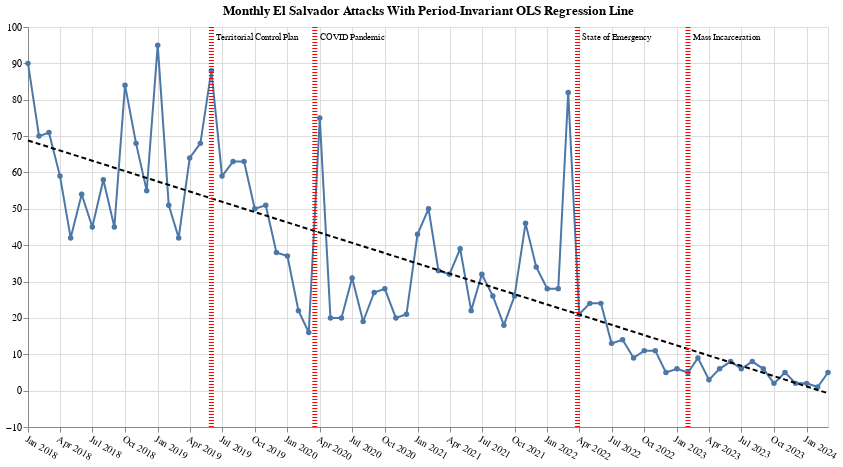

Write notebook code for a chart like this one.
### Code cell
# Only include El Salvador
attack_counts = attack_counts[attack_counts['country'].isin(['El Salvador'])]

# Prepare for OLS regression
attack_counts['quarter'] = pd.to_datetime(attack_counts['quarter'])
attack_counts = attack_counts.sort_values(['country', 'quarter'])
attack_counts['time_numeric'] = (attack_counts['quarter'] - attack_counts['quarter'].min()).dt.days

# Run OLS 
X = sm.add_constant(attack_counts['time_numeric'])
y = attack_counts['attack_count']
model = sm.OLS(y, X).fit()
attack_counts['ols_prediction'] = model.predict(X)

# Define policy interventions
policy_changes = pd.DataFrame({
    'policy_name': [
        'Territorial Control Plan', 
        'COVID Pandemic', 
        'State of Emergency',
        'Mass Incarceration'
    ],
    'policy_date': [
        '2019-06-01', 
        '2020-03-18',
        '2022-03-27',
        '2023-02-01'
    ]
})
policy_changes['policy_date'] = pd.to_datetime(policy_changes['policy_date'])

# Create the  chart
quarter_attacks_line_chart = alt.Chart(attack_counts).mark_line(point=True).encode(
    x=alt.X('quarter:T', title='', axis=alt.Axis(format='%b %Y', labelAngle=30, labelOverlap=False)),
    y=alt.Y('attack_count:Q', title=''),
    color=alt.Color('country:N', title='Country', legend = None)
).properties(
    title='Monthly El Salvador Attacks With Period-Invariant OLS Regression Line',
    width=700,
    height=400
)

# Add the OLS regression line
ols_line = alt.Chart(attack_counts).mark_line(color='black', strokeDash=[5, 3], strokeWidth=2).encode(
    x='quarter:T',
    y='ols_prediction:Q',
    tooltip=['quarter:T', 'ols_prediction:Q']
)

# Add vertical lines for policy interventions
policy_lines = alt.Chart(policy_changes).mark_rule(color='red', strokeDash=[1, 2], strokeWidth = 5).encode(
    x='policy_date:T',
    tooltip=['policy_name', 'policy_date']
)

# Add text labels for policy interventions
policy_labels = alt.Chart(policy_changes).mark_text(align='left', dx=5, dy=-190, fontSize=9).encode(
    x='policy_date:T',
    text='policy_name:N'
)

# Combine all layers
final_chart = quarter_attacks_line_chart + ols_line + policy_lines + policy_labels

# Display the chart
final_chart.display()

### Figure 1 — Vega-Lite specification as saved in the notebook (floating-point values rounded to 4 significant figures)
{"config": {"view": {"continuousWidth": 300, "continuousHeight": 300}}, "layer": [{"mark": {"type": "line", "point": true}, "encoding": {"color": {"field": "country", "legend": null, "title": "Country", "type": "nominal"}, "x": {"axis": {"format": "%b %Y", "labelAngle": 30, "labelOverlap": false}, "field": "quarter", "title": "", "type": "temporal"}, "y": {"field": "attack_count", "title": "", "type": "quantitative"}}, "title": "Monthly El Salvador Attacks With Period-Invariant OLS Regression Line"}, {"mark": {"type": "line", "color": "black", "strokeDash": [5, 3], "strokeWidth": 2}, "encoding": {"tooltip": [{"field": "quarter", "type": "temporal"}, {"field": "ols_prediction", "type": "quantitative"}], "x": {"field": "quarter", "type": "temporal"}, "y": {"field": "ols_prediction", "type": "quantitative"}}}, {"data": {"name": "data-9785c9687bd465c24e2dfd07e5703a07"}, "mark": {"type": "rule", "color": "red", "strokeDash": [1, 2], "strokeWidth": 5}, "encoding": {"tooltip": [{"field": "policy_name", "type": "nominal"}, {"field": "policy_date", "type": "temporal"}], "x": {"field": "policy_date", "type": "temporal"}}}, {"data": {"name": "data-9785c9687bd465c24e2dfd07e5703a07"}, "mark": {"type": "text", "align": "left", "dx": 5, "dy": -190, "fontSize": 9}, "encoding": {"text": {"field": "policy_name", "type": "nominal"}, "x": {"field": "policy_date", "type": "temporal"}}}], "data": {"name": "data-301af79c514a144ae4dbb23b0423d023"}, "height": 400, "width": 800, "$schema": "https://vega.github.io/schema/vega-lite/v5.20.1.json", "datasets": {"data-301af79c514a144ae4dbb23b0423d023": [{"country": "El Salvador", "quarter": "2018-01-01T00:00:00", "attack_count": 90, "time_numeric": 0, "ols_prediction": 68.8}, {"country": "El Salvador", "quarter": "2018-02-01T00:00:00", "attack_count": 70, "time_numeric": 31, "ols_prediction": 67.85}, {"country": "El Salvador", "quarter": "2018-03-01T00:00:00", "attack_count": 71, "time_numeric": 59, "ols_prediction": 66.98}, {"country": "El Salvador", "quarter": "2018-04-01T00:00:00", "attack_count": 59, "time_numeric": 90, "ols_prediction": 66.02}, {"country": "El Salvador", "quarter": "2018-05-01T00:00:00", "attack_count": 42, "time_numeric": 120, "ols_prediction": 65.1}, {"country": "El Salvador", "quarter": "2018-06-01T00:00:00", "attack_count": 54, "time_numeric": 151, "ols_prediction": 64.14}, {"country": "El Salvador", "quarter": "2018-07-01T00:00:00", "attack_count": 45, "time_numeric": 181, "ols_prediction": 63.21}, {"country": "El Salvador", "quarter": "2018-08-01T00:00:00", "attack_count": 58, "time_numeric": 212, "ols_prediction": 62.26}, {"country": "El Salvador", "quarter": "2018-09-01T00:00:00", "attack_count": 45, "time_numeric": 243, "ols_prediction": 61.3}, {"country": "El Salvador", "quarter": "2018-10-01T00:00:00", "attack_count": 84, "time_numeric": 273, "ols_prediction": 60.37}, {"country": "El Salvador", "quarter": "2018-11-01T00:00:00", "attack_count": 68, "time_numeric": 304, "ols_prediction": 59.42}, {"country": "El Salvador", "quarter": "2018-12-01T00:00:00", "attack_count": 55, "time_numeric": 334, "ols_prediction": 58.49}, {"country": "El Salvador", "quarter": "2019-01-01T00:00:00", "attack_count": 95, "time_numeric": 365, "ols_prediction": 57.53}, {"country": "El Salvador", "quarter": "2019-02-01T00:00:00", "attack_count": 51, "time_numeric": 396, "ols_prediction": 56.57}, {"country": "El Salvador", "quarter": "2019-03-01T00:00:00", "attack_count": 42, "time_numeric": 424, "ols_prediction": 55.71}, {"country": "El Salvador", "quarter": "2019-04-01T00:00:00", "attack_count": 64, "time_numeric": 455, "ols_prediction": 54.75}, {"country": "El Salvador", "quarter": "2019-05-01T00:00:00", "attack_count": 68, "time_numeric": 485, "ols_prediction": 53.83}, {"country": "El Salvador", "quarter": "2019-06-01T00:00:00", "attack_count": 88, "time_numeric": 516, "ols_prediction": 52.87}, {"country": "El Salvador", "quarter": "2019-07-01T00:00:00", "attack_count": 59, "time_numeric": 546, "ols_prediction": 51.94}, {"country": "El Salvador", "quarter": "2019-08-01T00:00:00", "attack_count": 63, "time_numeric": 577, "ols_prediction": 50.99}, {"country": "El Salvador", "quarter": "2019-09-01T00:00:00", "attack_count": 63, "time_numeric": 608, "ols_prediction": 50.03}, {"country": "El Salvador", "quarter": "2019-10-01T00:00:00", "attack_count": 50, "time_numeric": 638, "ols_prediction": 49.1}, {"country": "El Salvador", "quarter": "2019-11-01T00:00:00", "attack_count": 51, "time_numeric": 669, "ols_prediction": 48.14}, {"country": "El Salvador", "quarter": "2019-12-01T00:00:00", "attack_count": 38, "time_numeric": 699, "ols_prediction": 47.22}, {"country": "El Salvador", "quarter": "2020-01-01T00:00:00", "attack_count": 37, "time_numeric": 730, "ols_prediction": 46.26}, {"country": "El Salvador", "quarter": "2020-02-01T00:00:00", "attack_count": 22, "time_numeric": 761, "ols_prediction": 45.3}, {"country": "El Salvador", "quarter": "2020-03-01T00:00:00", "attack_count": 16, "time_numeric": 790, "ols_prediction": 44.41}, {"country": "El Salvador", "quarter": "2020-04-01T00:00:00", "attack_count": 75, "time_numeric": 821, "ols_prediction": 43.45}, {"country": "El Salvador", "quarter": "2020-05-01T00:00:00", "attack_count": 20, "time_numeric": 851, "ols_prediction": 42.52}, {"country": "El Salvador", "quarter": "2020-06-01T00:00:00", "attack_count": 20, "time_numeric": 882, "ols_prediction": 41.57}, {"country": "El Salvador", "quarter": "2020-07-01T00:00:00", "attack_count": 31, "time_numeric": 912, "ols_prediction": 40.64}, {"country": "El Salvador", "quarter": "2020-08-01T00:00:00", "attack_count": 19, "time_numeric": 943, "ols_prediction": 39.68}, {"country": "El Salvador", "quarter": "2020-09-01T00:00:00", "attack_count": 27, "time_numeric": 974, "ols_prediction": 38.73}, {"country": "El Salvador", "quarter": "2020-10-01T00:00:00", "attack_count": 28, "time_numeric": 1004, "ols_prediction": 37.8}, {"country": "El Salvador", "quarter": "2020-11-01T00:00:00", "attack_count": 20, "time_numeric": 1035, "ols_prediction": 36.84}, {"country": "El Salvador", "quarter": "2020-12-01T00:00:00", "attack_count": 21, "time_numeric": 1065, "ols_prediction": 35.92}, {"country": "El Salvador", "quarter": "2021-01-01T00:00:00", "attack_count": 43, "time_numeric": 1096, "ols_prediction": 34.96}, {"country": "El Salvador", "quarter": "2021-02-01T00:00:00", "attack_count": 50, "time_numeric": 1127, "ols_prediction": 34.0}, {"country": "El Salvador", "quarter": "2021-03-01T00:00:00", "attack_count": 33, "time_numeric": 1155, "ols_prediction": 33.14}, {"country": "El Salvador", "quarter": "2021-04-01T00:00:00", "attack_count": 32, "time_numeric": 1186, "ols_prediction": 32.18}, {"country": "El Salvador", "quarter": "2021-05-01T00:00:00", "attack_count": 39, "time_numeric": 1216, "ols_prediction": 31.25}, {"country": "El Salvador", "quarter": "2021-06-01T00:00:00", "attack_count": 22, "time_numeric": 1247, "ols_prediction": 30.3}, {"country": "El Salvador", "quarter": "2021-07-01T00:00:00", "attack_count": 32, "time_numeric": 1277, "ols_prediction": 29.37}, {"country": "El Salvador", "quarter": "2021-08-01T00:00:00", "attack_count": 26, "time_numeric": 1308, "ols_prediction": 28.41}, {"country": "El Salvador", "quarter": "2021-09-01T00:00:00", "attack_count": 18, "time_numeric": 1339, "ols_prediction": 27.45}, {"country": "El Salvador", "quarter": "2021-10-01T00:00:00", "attack_count": 26, "time_numeric": 1369, "ols_prediction": 26.53}, {"country": "El Salvador", "quarter": "2021-11-01T00:00:00", "attack_count": 46, "time_numeric": 1400, "ols_prediction": 25.57}, {"country": "El Salvador", "quarter": "2021-12-01T00:00:00", "attack_count": 34, "time_numeric": 1430, "ols_prediction": 24.64}, {"country": "El Salvador", "quarter": "2022-01-01T00:00:00", "attack_count": 28, "time_numeric": 1461, "ols_prediction": 23.69}, {"country": "El Salvador", "quarter": "2022-02-01T00:00:00", "attack_count": 28, "time_numeric": 1492, "ols_prediction": 22.73}, {"country": "El Salvador", "quarter": "2022-03-01T00:00:00", "attack_count": 82, "time_numeric": 1520, "ols_prediction": 21.87}, {"country": "El Salvador", "quarter": "2022-04-01T00:00:00", "attack_count": 21, "time_numeric": 1551, "ols_prediction": 20.91}, {"country": "El Salvador", "quarter": "2022-05-01T00:00:00", "attack_count": 24, "time_numeric": 1581, "ols_prediction": 19.98}, {"country": "El Salvador", "quarter": "2022-06-01T00:00:00", "attack_count": 24, "time_numeric": 1612, "ols_prediction": 19.02}, {"country": "El Salvador", "quarter": "2022-07-01T00:00:00", "attack_count": 13, "time_numeric": 1642, "ols_prediction": 18.1}, {"country": "El Salvador", "quarter": "2022-08-01T00:00:00", "attack_count": 14, "time_numeric": 1673, "ols_prediction": 17.14}, {"country": "El Salvador", "quarter": "2022-09-01T00:00:00", "attack_count": 9, "time_numeric": 1704, "ols_prediction": 16.18}, {"country": "El Salvador", "quarter": "2022-10-01T00:00:00", "attack_count": 11, "time_numeric": 1734, "ols_prediction": 15.26}, {"country": "El Salvador", "quarter": "2022-11-01T00:00:00", "attack_count": 11, "time_numeric": 1765, "ols_prediction": 14.3}, {"country": "El Salvador", "quarter": "2022-12-01T00:00:00", "attack_count": 5, "time_numeric": 1795, "ols_prediction": 13.37}, {"country": "El Salvador", "quarter": "2023-01-01T00:00:00", "attack_count": 6, "time_numeric": 1826, "ols_prediction": 12.42}, {"country": "El Salvador", "quarter": "2023-02-01T00:00:00", "attack_count": 5, "time_numeric": 1857, "ols_prediction": 11.46}, {"country": "El Salvador", "quarter": "2023-03-01T00:00:00", "attack_count": 9, "time_numeric": 1885, "ols_prediction": 10.59}, {"country": "El Salvador", "quarter": "2023-04-01T00:00:00", "attack_count": 3, "time_numeric": 1916, "ols_prediction": 9.636}, {"country": "El Salvador", "quarter": "2023-05-01T00:00:00", "attack_count": 6, "time_numeric": 1946, "ols_prediction": 8.71}, {"country": "El Salvador", "quarter": "2023-06-01T00:00:00", "attack_count": 8, "time_numeric": 1977, "ols_prediction": 7.753}, {"country": "El Salvador", "quarter": "2023-07-01T00:00:00", "attack_count": 6, "time_numeric": 2007, "ols_prediction": 6.826}, {"country": "El Salvador", "quarter": "2023-08-01T00:00:00", "attack_count": 8, "time_numeric": 2038, "ols_prediction": 5.869}, {"country": "El Salvador", "quarter": "2023-09-01T00:00:00", "attack_count": 6, "time_numeric": 2069, "ols_prediction": 4.912}, {"country": "El Salvador", "quarter": "2023-10-01T00:00:00", "attack_count": 2, "time_numeric": 2099, "ols_prediction": 3.985}, {"country": "El Salvador", "quarter": "2023-11-01T00:00:00", "attack_count": 5, "time_numeric": 2130, "ols_prediction": 3.028}, {"country": "El Salvador", "quarter": "2023-12-01T00:00:00", "attack_count": 2, "time_numeric": 2160, "ols_prediction": 2.102}, {"country": "El Salvador", "quarter": "2024-01-01T00:00:00", "attack_count": 2, "time_numeric": 2191, "ols_prediction": 1.144}, {"country": "El Salvador", "quarter": "2024-02-01T00:00:00", "attack_count": 1, "time_numeric": 2222, "ols_prediction": 0.1869}, {"country": "El Salvador", "quarter": "2024-03-01T00:00:00", "attack_count": 5, "time_numeric": 2251, "ols_prediction": -0.7086}], "data-9785c9687bd465c24e2dfd07e5703a07": [{"policy_name": "Territorial Control Plan", "policy_date": "2019-06-01T00:00:00"}, {"policy_name": "COVID Pandemic", "policy_date": "2020-03-18T00:00:00"}, {"policy_name": "State of Emergency", "policy_date": "2022-03-27T00:00:00"}, {"policy_name": "Mass Incarceration", "policy_date": "2023-02-01T00:00:00"}]}}
